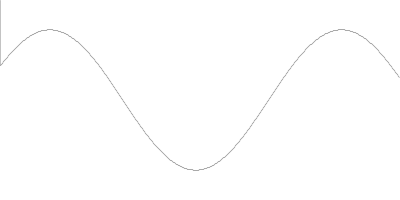
Frame 1 (no input)
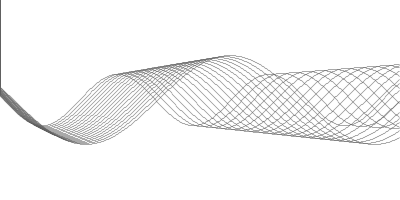
Frame 60 (the mouse pressed at the canvas centre just before this capture)
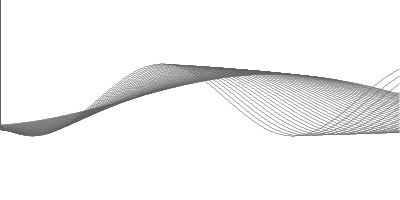
Frame 120 (the mouse held since frame 60 and released just before this capture)

The Processing sketch that drew these frames (run headless with seeded random() and noise(); from frame 60 on, the mouse is pressed at the canvas centre):

// Processing sketch: WaveyLines
// ── WaveyLines.pde
// forum.processing.org/two/discussion/21356/how-to-draw-waves-like-those-in-the-pictures
// 2017-04-14 Jeremy Douglass -- Processing 3.2.3

float x, y, x0, y0;
float amplitude, period, phase;
float amplitude_drift, period_drift;
float COUNT = 40;

void setup(){
  size(400,200);
  stroke(96,96);
  frameRate(20);
}
void draw() {
  // draw a new wave of curves every COUNT frames
  if(frameCount%COUNT == 1){
    background(255);
    randomWave();
  }
  // draw one curve in the new wave
  x0=y0=0;
  // drift new curve compared to last curve
  amplitude += amplitude_drift;
  period += period_drift;
  for (x = 0; x < width; x += 1) {
    y = amplitude * sin(x * (TWO_PI/period) - (phase*period)) + height/2;
    line(x0,y0,x,y);
    x0=x;
    y0=y;
  }
}

// randomize settings for next wave (set of curves)
void randomWave(){
  amplitude = random(20,100);
  period = random(250,350);
  phase = random(-.01,.01);
  amplitude_drift = random(-3,3);
  period_drift = random(-10,20);
}
